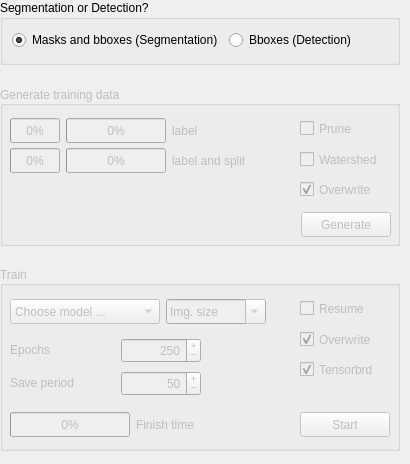
      <widget class="QWidget" name="train_tab">
       <property name="geometry">
        <rect>
         <x>0</x>
         <y>0</y>
         <width>410</width>
         <height>464</height>
        </rect>
       </property>
       <property name="sizePolicy">
        <sizepolicy hsizetype="Ignored" vsizetype="Preferred">
         <horstretch>0</horstretch>
         <verstretch>0</verstretch>
        </sizepolicy>
       </property>
       <attribute name="icon">
        <iconset>
         <normaloff>icons/noun-rocket-7158872.svg</normaloff>icons/noun-rocket-7158872.svg</iconset>
       </attribute>
       <attribute name="label">
        <string>Train model</string>
       </attribute>
       <attribute name="toolTip">
        <string>Train a new or existing model with generated training data</string>
       </attribute>
       <widget class="QWidget" name="verticalLayoutWidget_4">
        <property name="geometry">
         <rect>
          <x>0</x>
          <y>0</y>
          <width>402</width>
          <height>461</height>
         </rect>
        </property>
        <layout class="QVBoxLayout" name="train_vertical_layout" stretch="0,0,0">
         <property name="spacing">
          <number>20</number>
         </property>
         <property name="bottomMargin">
          <number>10</number>
         </property>
         <item alignment="Qt::AlignmentFlag::AlignTop">
          <widget class="QGroupBox" name="segmentation_bbox_decision_groupbox">
           <property name="minimumSize">
            <size>
             <width>400</width>
             <height>65</height>
            </size>
           </property>
           <property name="maximumSize">
            <size>
             <width>400</width>
             <height>65</height>
            </size>
           </property>
           <property name="baseSize">
            <size>
             <width>400</width>
             <height>60</height>
            </size>
           </property>
           <property name="title">
            <string>Segmentation or Detection?</string>
           </property>
           <widget class="QWidget" name="layoutWidget">
            <property name="geometry">
             <rect>
              <x>12</x>
              <y>30</y>
              <width>383</width>
              <height>21</height>
             </rect>
            </property>
            <layout class="QGridLayout" name="gridLayout">
             <item row="0" column="0" alignment="Qt::AlignmentFlag::AlignLeft">
              <widget class="QRadioButton" name="segmentation_radiobutton">
               <property name="toolTip">
                <string>Click this, if you want to train full segmentation models
that yield both masks and bounding boxes.</string>
               </property>
               <property name="text">
                <string>Masks and bboxes (Segmentation)</string>
               </property>
               <property name="checked">
                <bool>true</bool>
               </property>
              </widget>
             </item>
             <item row="0" column="1" alignment="Qt::AlignmentFlag::AlignLeft">
              <widget class="QRadioButton" name="detection_radiobutton">
               <property name="toolTip">
                <string>Click this, if you want to train (lightweight) detection models only
that yield bboxes, but NO masks.</string>
               </property>
               <property name="text">
                <string>Bboxes (Detection)</string>
               </property>
              </widget>
             </item>
            </layout>
           </widget>
          </widget>
         </item>
         <item alignment="Qt::AlignmentFlag::AlignTop">
          <widget class="QGroupBox" name="train_generate_groupbox">
           <property name="enabled">
            <bool>false</bool>
           </property>
           <property name="sizePolicy">
            <sizepolicy hsizetype="Fixed" vsizetype="Fixed">
             <horstretch>0</horstretch>
             <verstretch>0</verstretch>
            </sizepolicy>
           </property>
           <property name="minimumSize">
            <size>
             <width>400</width>
             <height>160</height>
            </size>
           </property>
           <property name="maximumSize">
            <size>
             <width>400</width>
             <height>140</height>
            </size>
           </property>
           <property name="title">
            <string>Generate training data</string>
           </property>
           <property name="alignment">
            <set>Qt::AlignmentFlag::AlignLeading|Qt::AlignmentFlag::AlignLeft|Qt::AlignmentFlag::AlignVCenter</set>
           </property>
           <widget class="QWidget" name="layoutWidget_4">
            <property name="geometry">
             <rect>
              <x>10</x>
              <y>30</y>
              <width>281</width>
              <height>29</height>
             </rect>
            </property>
            <layout class="QHBoxLayout" name="train_progress_A_horizontalLayout">
             <item>
              <widget class="QProgressBar" name="train_polygons_overall_progressbar">
               <property name="enabled">
                <bool>false</bool>
               </property>
               <property name="sizePolicy">
                <sizepolicy hsizetype="MinimumExpanding" vsizetype="Fixed">
                 <horstretch>0</horstretch>
                 <verstretch>0</verstretch>
                </sizepolicy>
               </property>
               <property name="minimumSize">
                <size>
                 <width>50</width>
                 <height>25</height>
                </size>
               </property>
               <property name="maximumSize">
                <size>
                 <width>50</width>
                 <height>25</height>
                </size>
               </property>
               <property name="toolTip">
                <string>&lt;html&gt;&lt;head/&gt;&lt;body&gt;&lt;p&gt;Batch predict progress bar&lt;/p&gt;&lt;/body&gt;&lt;/html&gt;</string>
               </property>
               <property name="maximum">
                <number>20</number>
               </property>
               <property name="value">
                <number>0</number>
               </property>
               <property name="format">
                <string>%p%</string>
               </property>
              </widget>
             </item>
             <item>
              <widget class="QProgressBar" name="train_polygons_frames_progressbar">
               <property name="enabled">
                <bool>false</bool>
               </property>
               <property name="sizePolicy">
                <sizepolicy hsizetype="MinimumExpanding" vsizetype="Fixed">
                 <horstretch>0</horstretch>
                 <verstretch>0</verstretch>
                </sizepolicy>
               </property>
               <property name="minimumSize">
                <size>
                 <width>100</width>
                 <height>25</height>
                </size>
               </property>
               <property name="maximumSize">
                <size>
                 <width>100</width>
                 <height>25</height>
                </size>
               </property>
               <property name="toolTip">
                <string>&lt;html&gt;&lt;head/&gt;&lt;body&gt;&lt;p&gt;Batch predict progress bar&lt;/p&gt;&lt;/body&gt;&lt;/html&gt;</string>
               </property>
               <property name="maximum">
                <number>20</number>
               </property>
               <property name="value">
                <number>0</number>
               </property>
               <property name="format">
                <string>%p%</string>
               </property>
              </widget>
             </item>
             <item>
              <widget class="QLabel" name="train_polygons_label">
               <property name="enabled">
                <bool>false</bool>
               </property>
               <property name="minimumSize">
                <size>
                 <width>0</width>
                 <height>25</height>
                </size>
               </property>
               <property name="maximumSize">
                <size>
                 <width>16777215</width>
                 <height>25</height>
                </size>
               </property>
               <property name="text">
                <string>label</string>
               </property>
              </widget>
             </item>
            </layout>
           </widget>
           <widget class="QWidget" name="layoutWidget_5">
            <property name="geometry">
             <rect>
              <x>10</x>
              <y>60</y>
              <width>281</width>
              <height>29</height>
             </rect>
            </property>
            <layout class="QHBoxLayout" name="train_progress_B_horizontalLayout">
             <item>
              <widget class="QProgressBar" name="train_export_overall_progressbar">
               <property name="enabled">
                <bool>false</bool>
               </property>
               <property name="sizePolicy">
                <sizepolicy hsizetype="MinimumExpanding" vsizetype="Fixed">
                 <horstretch>0</horstretch>
                 <verstretch>0</verstretch>
                </sizepolicy>
               </property>
               <property name="minimumSize">
                <size>
                 <width>50</width>
                 <height>25</height>
                </size>
               </property>
               <property name="maximumSize">
                <size>
                 <width>50</width>
                 <height>25</height>
                </size>
               </property>
               <property name="toolTip">
                <string>&lt;html&gt;&lt;head/&gt;&lt;body&gt;&lt;p&gt;Batch predict progress bar&lt;/p&gt;&lt;/body&gt;&lt;/html&gt;</string>
               </property>
               <property name="maximum">
                <number>20</number>
               </property>
               <property name="value">
                <number>0</number>
               </property>
               <property name="format">
                <string>%p%</string>
               </property>
              </widget>
             </item>
             <item>
              <widget class="QProgressBar" name="train_export_frames_progressbar">
               <property name="enabled">
                <bool>false</bool>
               </property>
               <property name="sizePolicy">
                <sizepolicy hsizetype="MinimumExpanding" vsizetype="Fixed">
                 <horstretch>0</horstretch>
                 <verstretch>0</verstretch>
                </sizepolicy>
               </property>
               <property name="minimumSize">
                <size>
                 <width>100</width>
                 <height>25</height>
                </size>
               </property>
               <property name="maximumSize">
                <size>
                 <width>100</width>
                 <height>25</height>
                </size>
               </property>
               <property name="toolTip">
                <string>&lt;html&gt;&lt;head/&gt;&lt;body&gt;&lt;p&gt;Batch predict progress bar&lt;/p&gt;&lt;/body&gt;&lt;/html&gt;</string>
               </property>
               <property name="maximum">
                <number>20</number>
               </property>
               <property name="value">
                <number>0</number>
               </property>
               <property name="format">
                <string>%p%</string>
               </property>
              </widget>
             </item>
             <item>
              <widget class="QLabel" name="train_export_label">
               <property name="enabled">
                <bool>false</bool>
               </property>
               <property name="minimumSize">
                <size>
                 <width>0</width>
                 <height>25</height>
                </size>
               </property>
               <property name="maximumSize">
                <size>
                 <width>16777215</width>
                 <height>25</height>
                </size>
               </property>
               <property name="text">
                <string>label and split</string>
               </property>
              </widget>
             </item>
            </layout>
           </widget>
           <widget class="QWidget" name="layoutWidget_6">
            <property name="geometry">
             <rect>
              <x>300</x>
              <y>30</y>
              <width>90</width>
              <height>81</height>
             </rect>
            </property>
            <layout class="QVBoxLayout" name="train_checkboxes_verticalLayout">
             <property name="spacing">
              <number>10</number>
             </property>
             <item>
              <widget class="QCheckBox" name="train_prune_checkBox">
               <property name="enabled">
                <bool>false</bool>
               </property>
               <property name="minimumSize">
                <size>
                 <width>90</width>
                 <height>25</height>
                </size>
               </property>
               <property name="maximumSize">
                <size>
                 <width>90</width>
                 <height>25</height>
                </size>
               </property>
               <property name="toolTip">
                <string>Exclude frames in which only a subset of all
labels is present.</string>
               </property>
               <property name="text">
                <string>Prune</string>
               </property>
               <property name="checked">
                <bool>false</bool>
               </property>
              </widget>
             </item>
             <item>
              <widget class="QCheckBox" name="train_data_watershed_checkBox">
               <property name="enabled">
                <bool>false</bool>
               </property>
               <property name="minimumSize">
                <size>
                 <width>90</width>
                 <height>25</height>
                </size>
               </property>
               <property name="maximumSize">
                <size>
                 <width>90</width>
                 <height>25</height>
                </size>
               </property>
               <property name="toolTip">
                <string>Enable watershed on mask data. This helps to separate masks that 
are on the same layer and carry the same label assignment,
but should be separate entities in the training data.</string>
               </property>
               <property name="text">
                <string>Watershed</string>
               </property>
               <property name="checked">
                <bool>false</bool>
               </property>
              </widget>
             </item>
             <item>
              <widget class="QCheckBox" name="train_data_overwrite_checkBox">
               <property name="enabled">
                <bool>false</bool>
               </property>
               <property name="minimumSize">
                <size>
                 <width>90</width>
                 <height>25</height>
                </size>
               </property>
               <property name="maximumSize">
                <size>
                 <width>90</width>
                 <height>25</height>
                </size>
               </property>
               <property name="text">
                <string>Overwrite</string>
               </property>
               <property name="checked">
                <bool>true</bool>
               </property>
              </widget>
             </item>
            </layout>
           </widget>
           <widget class="QWidget" name="layoutWidget_7">
            <property name="geometry">
             <rect>
              <x>10</x>
              <y>120</y>
              <width>381</width>
              <height>37</height>
             </rect>
            </property>
            <layout class="QHBoxLayout" name="train_folder_btn_horizontalLayout">
             <item>
              <widget class="QLabel" name="training_data_folder_label">
               <property name="enabled">
                <bool>false</bool>
               </property>
               <property name="minimumSize">
                <size>
                 <width>275</width>
                 <height>25</height>
                </size>
               </property>
               <property name="maximumSize">
                <size>
                 <width>275</width>
                 <height>25</height>
                </size>
               </property>
               <property name="text">
                <string/>
               </property>
              </widget>
             </item>
             <item alignment="Qt::AlignmentFlag::AlignRight|Qt::AlignmentFlag::AlignVCenter">
              <widget class="QPushButton" name="generate_training_data_btn">
               <property name="sizePolicy">
                <sizepolicy hsizetype="Fixed" vsizetype="Fixed">
                 <horstretch>0</horstretch>
                 <verstretch>0</verstretch>
                </sizepolicy>
               </property>
               <property name="minimumSize">
                <size>
                 <width>90</width>
                 <height>25</height>
                </size>
               </property>
               <property name="maximumSize">
                <size>
                 <width>90</width>
                 <height>25</height>
                </size>
               </property>
               <property name="text">
                <string>Generate</string>
               </property>
              </widget>
             </item>
            </layout>
           </widget>
          </widget>
         </item>
         <item alignment="Qt::AlignmentFlag::AlignTop">
          <widget class="QGroupBox" name="train_train_groupbox">
           <property name="enabled">
            <bool>false</bool>
           </property>
           <property name="sizePolicy">
            <sizepolicy hsizetype="Fixed" vsizetype="Fixed">
             <horstretch>0</horstretch>
             <verstretch>0</verstretch>
            </sizepolicy>
           </property>
           <property name="minimumSize">
            <size>
             <width>400</width>
             <height>185</height>
            </size>
           </property>
           <property name="maximumSize">
            <size>
             <width>400</width>
             <height>185</height>
            </size>
           </property>
           <property name="title">
            <string>Train</string>
           </property>
           <property name="alignment">
            <set>Qt::AlignmentFlag::AlignLeading|Qt::AlignmentFlag::AlignLeft|Qt::AlignmentFlag::AlignVCenter</set>
           </property>
           <widget class="QWidget" name="layoutWidget">
            <property name="geometry">
             <rect>
              <x>10</x>
              <y>70</y>
              <width>201</width>
              <height>62</height>
             </rect>
            </property>
            <layout class="QGridLayout" name="train_grid_layout">
             <property name="rightMargin">
              <number>10</number>
             </property>
             <item row="0" column="0" alignment="Qt::AlignmentFlag::AlignLeft|Qt::AlignmentFlag::AlignVCenter">
              <widget class="QLabel" name="num_epochs_label">
               <property name="sizePolicy">
                <sizepolicy hsizetype="Expanding" vsizetype="Preferred">
                 <horstretch>0</horstretch>
                 <verstretch>0</verstretch>
                </sizepolicy>
               </property>
               <property name="minimumSize">
                <size>
                 <width>100</width>
                 <height>0</height>
                </size>
               </property>
               <property name="maximumSize">
                <size>
                 <width>100</width>
                 <height>25</height>
                </size>
               </property>
               <property name="text">
                <string>Epochs</string>
               </property>
              </widget>
             </item>
             <item row="1" column="0" alignment="Qt::AlignmentFlag::AlignLeft|Qt::AlignmentFlag::AlignVCenter">
              <widget class="QLabel" name="save_period_label">
               <property name="sizePolicy">
                <sizepolicy hsizetype="Expanding" vsizetype="Preferred">
                 <horstretch>0</horstretch>
                 <verstretch>0</verstretch>
                </sizepolicy>
               </property>
               <property name="minimumSize">
                <size>
                 <width>100</width>
                 <height>0</height>
                </size>
               </property>
               <property name="maximumSize">
                <size>
                 <width>100</width>
                 <height>25</height>
                </size>
               </property>
               <property name="text">
                <string>Save period</string>
               </property>
              </widget>
             </item>
             <item row="0" column="1" alignment="Qt::AlignmentFlag::AlignRight">
              <widget class="QSpinBox" name="num_epochs_input">
               <property name="sizePolicy">
                <sizepolicy hsizetype="Fixed" vsizetype="Fixed">
                 <horstretch>0</horstretch>
                 <verstretch>0</verstretch>
                </sizepolicy>
               </property>
               <property name="minimumSize">
                <size>
                 <width>80</width>
                 <height>25</height>
                </size>
               </property>
               <property name="maximumSize">
                <size>
                 <width>80</width>
                 <height>25</height>
                </size>
               </property>
               <property name="toolTip">
                <string>How many epochs in total
should be trained?
Recommended are at least ~50.</string>
               </property>
               <property name="alignment">
                <set>Qt::AlignmentFlag::AlignRight|Qt::AlignmentFlag::AlignTrailing|Qt::AlignmentFlag::AlignVCenter</set>
               </property>
               <property name="buttonSymbols">
                <enum>QAbstractSpinBox::ButtonSymbols::PlusMinus</enum>
               </property>
               <property name="minimum">
                <number>1</number>
               </property>
               <property name="maximum">
                <number>900</number>
               </property>
               <property name="singleStep">
                <number>10</number>
               </property>
               <property name="value">
                <number>250</number>
               </property>
              </widget>
             </item>
             <item row="1" column="1" alignment="Qt::AlignmentFlag::AlignRight">
              <widget class="QSpinBox" name="save_period_input">
               <property name="sizePolicy">
                <sizepolicy hsizetype="Fixed" vsizetype="Fixed">
                 <horstretch>0</horstretch>
                 <verstretch>0</verstretch>
                </sizepolicy>
               </property>
               <property name="minimumSize">
                <size>
                 <width>80</width>
                 <height>25</height>
                </size>
               </property>
               <property name="maximumSize">
                <size>
                 <width>80</width>
                 <height>25</height>
                </size>
               </property>
               <property name="toolTip">
                <string>After how many epochs should
(intermediary) output models be saved?</string>
               </property>
               <property name="alignment">
                <set>Qt::AlignmentFlag::AlignRight|Qt::AlignmentFlag::AlignTrailing|Qt::AlignmentFlag::AlignVCenter</set>
               </property>
               <property name="buttonSymbols">
                <enum>QAbstractSpinBox::ButtonSymbols::PlusMinus</enum>
               </property>
               <property name="minimum">
                <number>2</number>
               </property>
               <property name="maximum">
                <number>100</number>
               </property>
               <property name="singleStep">
                <number>15</number>
               </property>
               <property name="value">
                <number>50</number>
               </property>
              </widget>
             </item>
            </layout>
           </widget>
           <widget class="QWidget" name="layoutWidget">
            <property name="geometry">
             <rect>
              <x>300</x>
              <y>30</y>
              <width>90</width>
              <height>81</height>
             </rect>
            </property>
            <layout class="QVBoxLayout" name="train_verticalLayout">
             <property name="spacing">
              <number>10</number>
             </property>
             <property name="bottomMargin">
              <number>0</number>
             </property>
             <item alignment="Qt::AlignmentFlag::AlignLeft|Qt::AlignmentFlag::AlignTop">
              <widget class="QCheckBox" name="train_resume_checkBox">
               <property name="enabled">
                <bool>false</bool>
               </property>
               <property name="minimumSize">
                <size>
                 <width>90</width>
                 <height>25</height>
                </size>
               </property>
               <property name="maximumSize">
                <size>
                 <width>90</width>
                 <height>25</height>
                </size>
               </property>
               <property name="text">
                <string>Resume</string>
               </property>
              </widget>
             </item>
             <item alignment="Qt::AlignmentFlag::AlignLeft|Qt::AlignmentFlag::AlignTop">
              <widget class="QCheckBox" name="train_training_overwrite_checkBox">
               <property name="enabled">
                <bool>false</bool>
               </property>
               <property name="minimumSize">
                <size>
                 <width>90</width>
                 <height>25</height>
                </size>
               </property>
               <property name="maximumSize">
                <size>
                 <width>90</width>
                 <height>25</height>
                </size>
               </property>
               <property name="text">
                <string>Overwrite</string>
               </property>
               <property name="checked">
                <bool>true</bool>
               </property>
              </widget>
             </item>
             <item>
              <widget class="QCheckBox" name="launch_tensorboard_checkBox">
               <property name="enabled">
                <bool>false</bool>
               </property>
               <property name="minimumSize">
                <size>
                 <width>90</width>
                 <height>25</height>
                </size>
               </property>
               <property name="maximumSize">
                <size>
                 <width>90</width>
                 <height>25</height>
                </size>
               </property>
               <property name="toolTip">
                <string>Start tensorboard (open browser window)</string>
               </property>
               <property name="text">
                <string>Tensorbrd</string>
               </property>
               <property name="checked">
                <bool>true</bool>
               </property>
              </widget>
             </item>
            </layout>
           </widget>
           <widget class="QWidget" name="layoutWidget">
            <property name="geometry">
             <rect>
              <x>10</x>
              <y>30</y>
              <width>281</width>
              <height>31</height>
             </rect>
            </property>
            <layout class="QHBoxLayout" name="model_choose_horizontalLayout">
             <item alignment="Qt::AlignmentFlag::AlignLeft|Qt::AlignmentFlag::AlignVCenter">
              <widget class="QComboBox" name="yolomodel_list">
               <property name="minimumSize">
                <size>
                 <width>150</width>
                 <height>25</height>
                </size>
               </property>
               <property name="maximumSize">
                <size>
                 <width>150</width>
                 <height>25</height>
                </size>
               </property>
               <property name="toolTip">
                <string>YOLO models</string>
               </property>
               <item>
                <property name="text">
                 <string>Choose model ...</string>
                </property>
               </item>
              </widget>
             </item>
             <item alignment="Qt::AlignmentFlag::AlignLeft|Qt::AlignmentFlag::AlignVCenter">
              <widget class="QComboBox" name="yoloimagesize_list">
               <property name="minimumSize">
                <size>
                 <width>100</width>
                 <height>25</height>
                </size>
               </property>
               <property name="maximumSize">
                <size>
                 <width>100</width>
                 <height>25</height>
                </size>
               </property>
               <property name="toolTip">
                <string>Image size used for training within YOLO</string>
               </property>
               <property name="editable">
                <bool>true</bool>
               </property>
               <item>
                <property name="text">
                 <string>Img. size</string>
                </property>
               </item>
               <item>
                <property name="text">
                 <string>640</string>
                </property>
               </item>
               <item>
                <property name="text">
                 <string>1024</string>
                </property>
               </item>
              </widget>
             </item>
            </layout>
           </widget>
           <widget class="QWidget" name="layoutWidget">
            <property name="geometry">
             <rect>
              <x>10</x>
              <y>140</y>
              <width>380</width>
              <height>37</height>
             </rect>
            </property>
            <layout class="QHBoxLayout" name="epochs_horizontalLayout">
             <item alignment="Qt::AlignmentFlag::AlignLeft|Qt::AlignmentFlag::AlignVCenter">
              <widget class="QProgressBar" name="train_epochs_progressbar">
               <property name="enabled">
                <bool>false</bool>
               </property>
               <property name="sizePolicy">
                <sizepolicy hsizetype="MinimumExpanding" vsizetype="Fixed">
                 <horstretch>0</horstretch>
                 <verstretch>0</verstretch>
                </sizepolicy>
               </property>
               <property name="minimumSize">
                <size>
                 <width>120</width>
                 <height>25</height>
                </size>
               </property>
               <property name="maximumSize">
                <size>
                 <width>120</width>
                 <height>25</height>
                </size>
               </property>
               <property name="toolTip">
                <string>&lt;html&gt;&lt;head/&gt;&lt;body&gt;&lt;p&gt;Batch predict progress bar&lt;/p&gt;&lt;/body&gt;&lt;/html&gt;</string>
               </property>
               <property name="maximum">
                <number>20</number>
               </property>
               <property name="value">
                <number>0</number>
               </property>
               <property name="format">
                <string>%p%</string>
               </property>
              </widget>
             </item>
             <item alignment="Qt::AlignmentFlag::AlignLeft|Qt::AlignmentFlag::AlignVCenter">
              <widget class="QLabel" name="train_finishtime_label">
               <property name="enabled">
                <bool>false</bool>
               </property>
               <property name="minimumSize">
                <size>
                 <width>150</width>
                 <height>25</height>
                </size>
               </property>
               <property name="maximumSize">
                <size>
                 <width>150</width>
                 <height>25</height>
                </size>
               </property>
               <property name="toolTip">
                <string>Approximate time of training finish</string>
               </property>
               <property name="text">
                <string>Finish time</string>
               </property>
              </widget>
             </item>
             <item alignment="Qt::AlignmentFlag::AlignRight|Qt::AlignmentFlag::AlignVCenter">
              <widget class="QPushButton" name="start_stop_training_btn">
               <property name="sizePolicy">
                <sizepolicy hsizetype="Fixed" vsizetype="Fixed">
                 <horstretch>0</horstretch>
                 <verstretch>0</verstretch>
                </sizepolicy>
               </property>
               <property name="minimumSize">
                <size>
                 <width>90</width>
                 <height>25</height>
                </size>
               </property>
               <property name="maximumSize">
                <size>
                 <width>90</width>
                 <height>25</height>
                </size>
               </property>
               <property name="text">
                <string>Start</string>
               </property>
              </widget>
             </item>
            </layout>
           </widget>
          </widget>
         </item>
        </layout>
       </widget>
      </widget>
